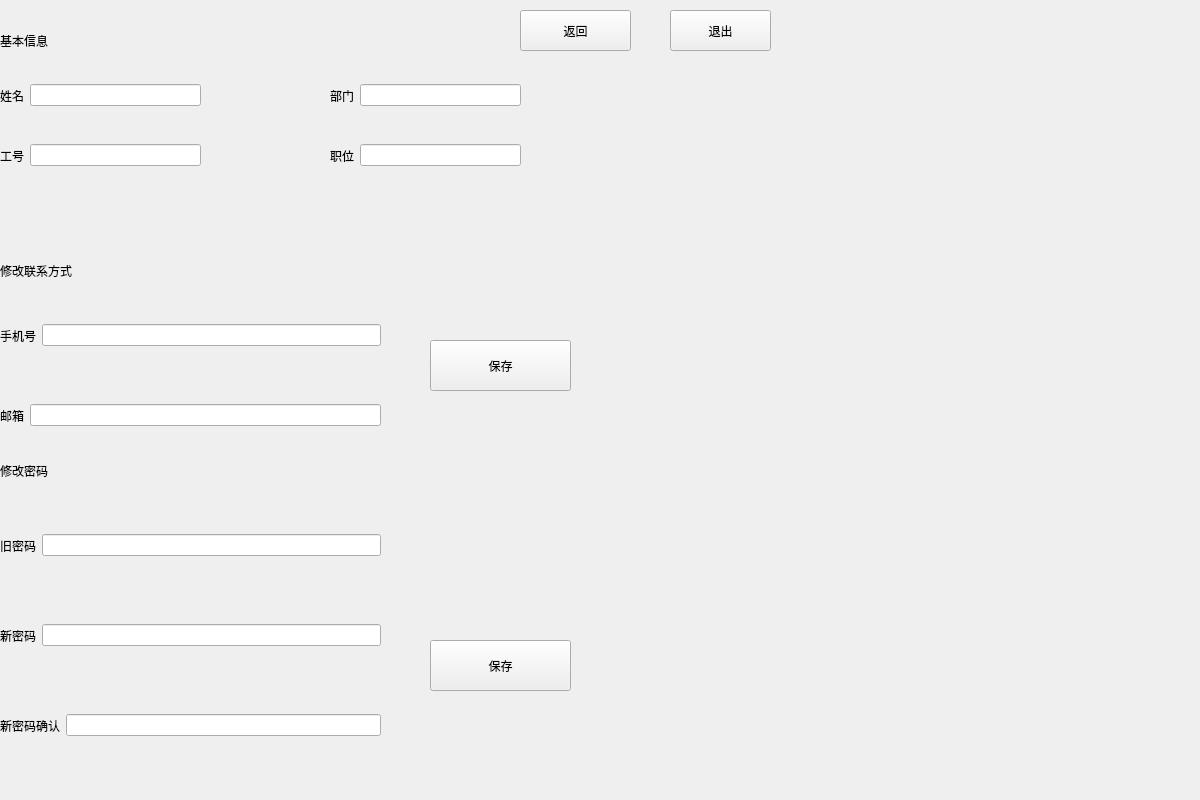
<?xml version="1.0" encoding="UTF-8"?>
<ui version="4.0">
 <class>User_per_manage</class>
 <widget class="QWidget" name="User_per_manage">
  <property name="geometry">
   <rect>
    <x>0</x>
    <y>0</y>
    <width>1200</width>
    <height>800</height>
   </rect>
  </property>
  <property name="windowTitle">
   <string>Form</string>
  </property>
  <widget class="QLabel" name="label_5">
   <property name="geometry">
    <rect>
     <x>0</x>
     <y>430</y>
     <width>201</width>
     <height>81</height>
    </rect>
   </property>
   <property name="styleSheet">
    <string notr="true">font: 12pt &quot;Agency FB&quot;;
font: 16pt &quot;Agency FB&quot;;
font: 14pt &quot;Agency FB&quot;;</string>
   </property>
   <property name="text">
    <string>修改密码</string>
   </property>
  </widget>
  <widget class="QLabel" name="label_7">
   <property name="geometry">
    <rect>
     <x>0</x>
     <y>240</y>
     <width>231</width>
     <height>61</height>
    </rect>
   </property>
   <property name="styleSheet">
    <string notr="true">font: 12pt &quot;Agency FB&quot;;
font: 14pt &quot;Agency FB&quot;;</string>
   </property>
   <property name="text">
    <string>修改联系方式</string>
   </property>
  </widget>
  <widget class="QLabel" name="label_8">
   <property name="geometry">
    <rect>
     <x>0</x>
     <y>10</y>
     <width>141</width>
     <height>61</height>
    </rect>
   </property>
   <property name="styleSheet">
    <string notr="true">font: 12pt &quot;Agency FB&quot;;
font: 14pt &quot;Agency FB&quot;;</string>
   </property>
   <property name="text">
    <string>基本信息</string>
   </property>
  </widget>
  <widget class="QPushButton" name="btn_save_phone">
   <property name="geometry">
    <rect>
     <x>430</x>
     <y>340</y>
     <width>141</width>
     <height>51</height>
    </rect>
   </property>
   <property name="styleSheet">
    <string notr="true">font: 12pt &quot;Agency FB&quot;;</string>
   </property>
   <property name="text">
    <string>保存</string>
   </property>
  </widget>
  <widget class="QPushButton" name="btn_save_password">
   <property name="geometry">
    <rect>
     <x>430</x>
     <y>640</y>
     <width>141</width>
     <height>51</height>
    </rect>
   </property>
   <property name="styleSheet">
    <string notr="true">font: 12pt &quot;Agency FB&quot;;</string>
   </property>
   <property name="text">
    <string>保存</string>
   </property>
  </widget>
  <widget class="QPushButton" name="btn_back">
   <property name="geometry">
    <rect>
     <x>520</x>
     <y>10</y>
     <width>111</width>
     <height>41</height>
    </rect>
   </property>
   <property name="styleSheet">
    <string notr="true">font: 12pt &quot;Agency FB&quot;;</string>
   </property>
   <property name="text">
    <string>返回</string>
   </property>
  </widget>
  <widget class="QWidget" name="horizontalLayoutWidget">
   <property name="geometry">
    <rect>
     <x>0</x>
     <y>510</y>
     <width>381</width>
     <height>71</height>
    </rect>
   </property>
   <layout class="QHBoxLayout" name="horizontalLayout">
    <item>
     <widget class="QLabel" name="label_2">
      <property name="styleSheet">
       <string notr="true">font: 12pt &quot;Agency FB&quot;;</string>
      </property>
      <property name="text">
       <string>旧密码</string>
      </property>
     </widget>
    </item>
    <item>
     <widget class="QLineEdit" name="password_pre"/>
    </item>
   </layout>
  </widget>
  <widget class="QWidget" name="horizontalLayoutWidget_2">
   <property name="geometry">
    <rect>
     <x>0</x>
     <y>600</y>
     <width>381</width>
     <height>71</height>
    </rect>
   </property>
   <layout class="QHBoxLayout" name="horizontalLayout_2">
    <item>
     <widget class="QLabel" name="label_9">
      <property name="styleSheet">
       <string notr="true">font: 12pt &quot;Agency FB&quot;;</string>
      </property>
      <property name="text">
       <string>新密码</string>
      </property>
     </widget>
    </item>
    <item>
     <widget class="QLineEdit" name="password_new"/>
    </item>
   </layout>
  </widget>
  <widget class="QWidget" name="horizontalLayoutWidget_3">
   <property name="geometry">
    <rect>
     <x>0</x>
     <y>690</y>
     <width>381</width>
     <height>71</height>
    </rect>
   </property>
   <layout class="QHBoxLayout" name="horizontalLayout_3">
    <item>
     <widget class="QLabel" name="label_10">
      <property name="styleSheet">
       <string notr="true">font: 12pt &quot;Agency FB&quot;;</string>
      </property>
      <property name="text">
       <string>新密码确认</string>
      </property>
     </widget>
    </item>
    <item>
     <widget class="QLineEdit" name="password_sure"/>
    </item>
   </layout>
  </widget>
  <widget class="QWidget" name="horizontalLayoutWidget_4">
   <property name="geometry">
    <rect>
     <x>0</x>
     <y>380</y>
     <width>381</width>
     <height>71</height>
    </rect>
   </property>
   <layout class="QHBoxLayout" name="horizontalLayout_5">
    <item>
     <widget class="QLabel" name="label_6">
      <property name="styleSheet">
       <string notr="true">font: 12pt &quot;Agency FB&quot;;</string>
      </property>
      <property name="text">
       <string>邮箱</string>
      </property>
     </widget>
    </item>
    <item>
     <widget class="QLineEdit" name="emailbox"/>
    </item>
   </layout>
  </widget>
  <widget class="QWidget" name="horizontalLayoutWidget_5">
   <property name="geometry">
    <rect>
     <x>0</x>
     <y>300</y>
     <width>381</width>
     <height>71</height>
    </rect>
   </property>
   <layout class="QHBoxLayout" name="horizontalLayout_6">
    <item>
     <widget class="QLabel" name="label">
      <property name="styleSheet">
       <string notr="true">font: 12pt &quot;Agency FB&quot;;</string>
      </property>
      <property name="text">
       <string>手机号</string>
      </property>
     </widget>
    </item>
    <item>
     <widget class="QLineEdit" name="phone"/>
    </item>
   </layout>
  </widget>
  <widget class="QWidget" name="horizontalLayoutWidget_6">
   <property name="geometry">
    <rect>
     <x>0</x>
     <y>70</y>
     <width>201</width>
     <height>51</height>
    </rect>
   </property>
   <layout class="QHBoxLayout" name="horizontalLayout_7">
    <item>
     <widget class="QLabel" name="label_3">
      <property name="styleSheet">
       <string notr="true">font: 12pt &quot;Agency FB&quot;;</string>
      </property>
      <property name="text">
       <string>姓名</string>
      </property>
     </widget>
    </item>
    <item>
     <widget class="QLineEdit" name="name"/>
    </item>
   </layout>
  </widget>
  <widget class="QWidget" name="horizontalLayoutWidget_7">
   <property name="geometry">
    <rect>
     <x>0</x>
     <y>130</y>
     <width>201</width>
     <height>51</height>
    </rect>
   </property>
   <layout class="QHBoxLayout" name="horizontalLayout_8">
    <item>
     <widget class="QLabel" name="label_4">
      <property name="styleSheet">
       <string notr="true">font: 12pt &quot;Agency FB&quot;;</string>
      </property>
      <property name="text">
       <string>工号</string>
      </property>
     </widget>
    </item>
    <item>
     <widget class="QLineEdit" name="id"/>
    </item>
   </layout>
  </widget>
  <widget class="QWidget" name="horizontalLayoutWidget_8">
   <property name="geometry">
    <rect>
     <x>330</x>
     <y>70</y>
     <width>191</width>
     <height>51</height>
    </rect>
   </property>
   <layout class="QHBoxLayout" name="horizontalLayout_9">
    <item>
     <widget class="QLabel" name="label_11">
      <property name="styleSheet">
       <string notr="true">font: 12pt &quot;Agency FB&quot;;</string>
      </property>
      <property name="text">
       <string>部门</string>
      </property>
     </widget>
    </item>
    <item>
     <widget class="QLineEdit" name="dept"/>
    </item>
   </layout>
  </widget>
  <widget class="QWidget" name="horizontalLayoutWidget_9">
   <property name="geometry">
    <rect>
     <x>330</x>
     <y>130</y>
     <width>191</width>
     <height>51</height>
    </rect>
   </property>
   <layout class="QHBoxLayout" name="horizontalLayout_10">
    <item>
     <widget class="QLabel" name="label_12">
      <property name="styleSheet">
       <string notr="true">font: 12pt &quot;Agency FB&quot;;</string>
      </property>
      <property name="text">
       <string>职位</string>
      </property>
     </widget>
    </item>
    <item>
     <widget class="QLineEdit" name="position"/>
    </item>
   </layout>
  </widget>
  <widget class="QPushButton" name="btn_quit">
   <property name="geometry">
    <rect>
     <x>670</x>
     <y>10</y>
     <width>101</width>
     <height>41</height>
    </rect>
   </property>
   <property name="styleSheet">
    <string notr="true">font: 12pt &quot;Agency FB&quot;;</string>
   </property>
   <property name="text">
    <string>退出</string>
   </property>
  </widget>
 </widget>
 <resources/>
 <connections/>
</ui>
